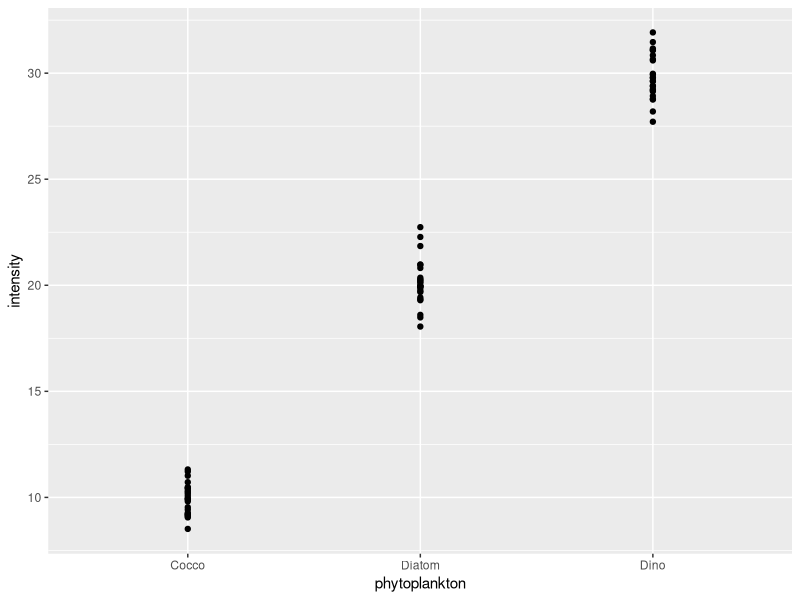
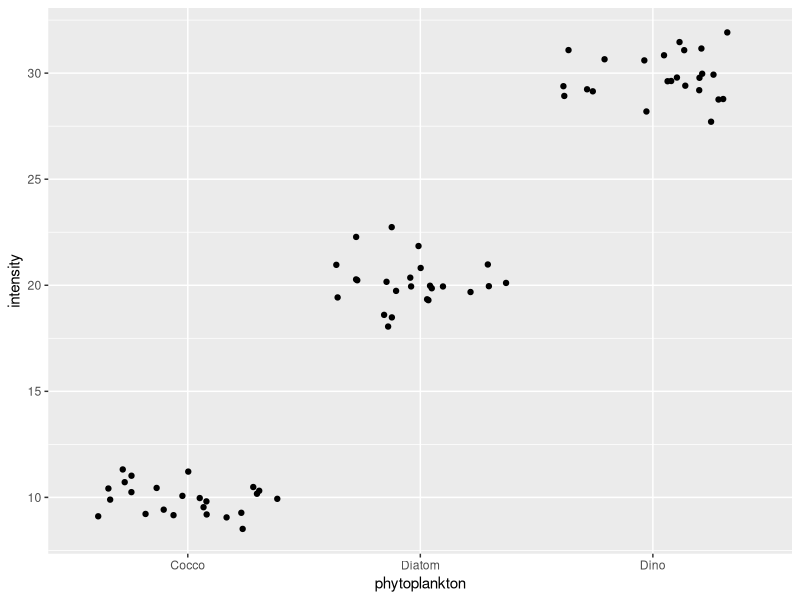
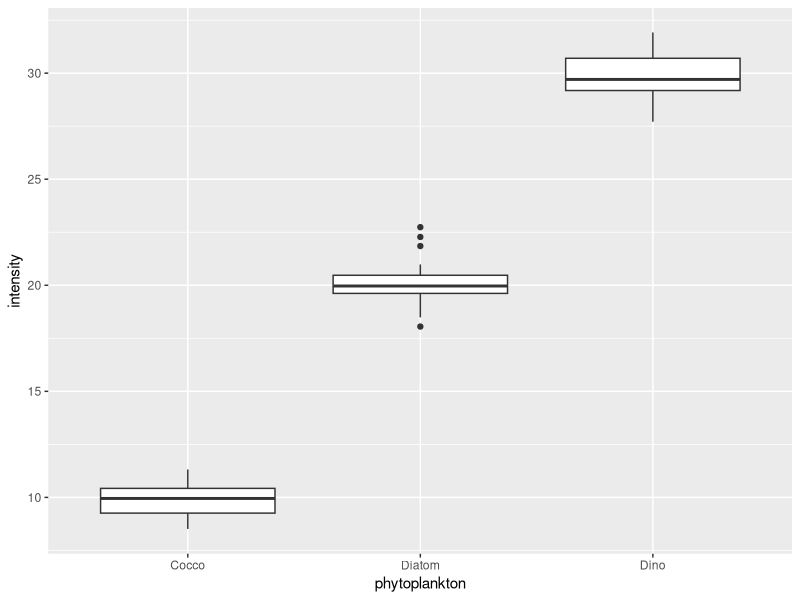
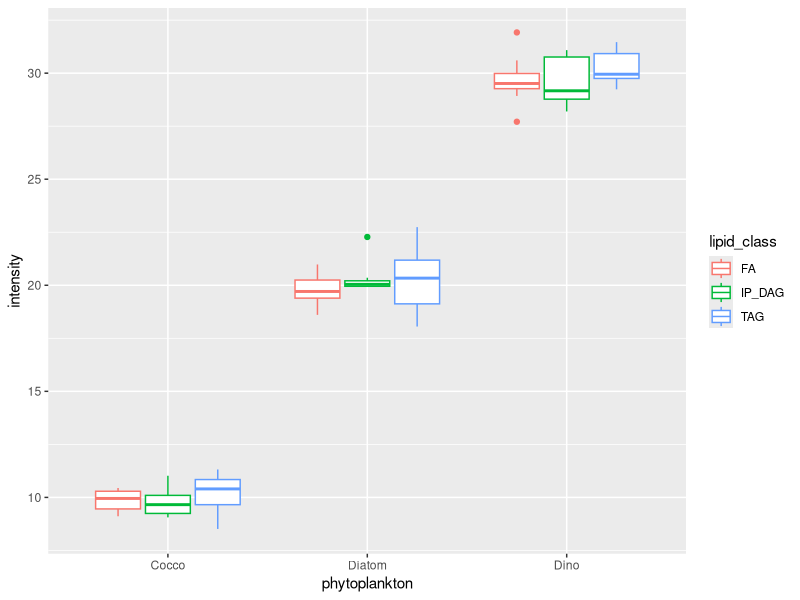
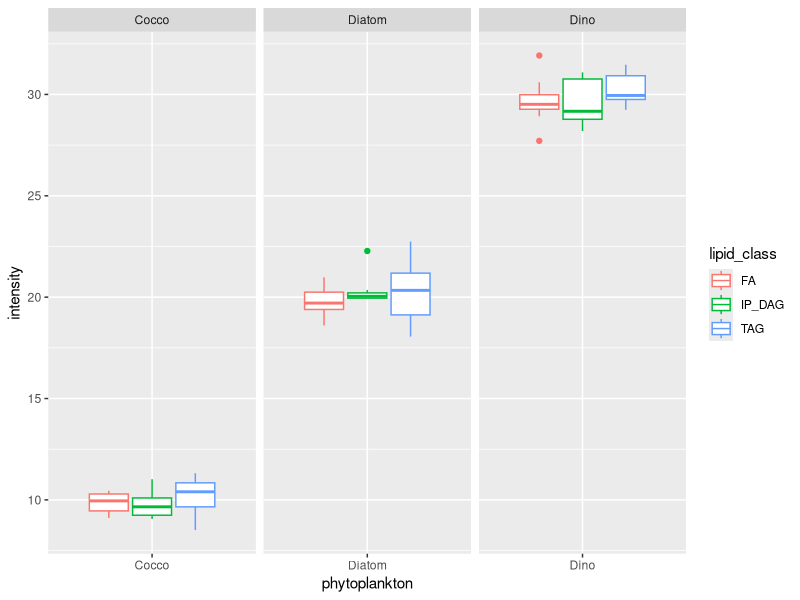
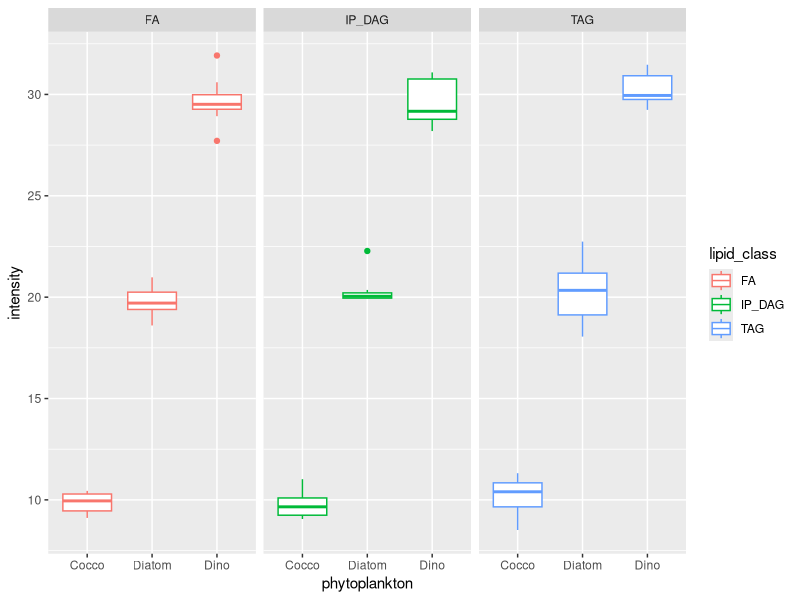
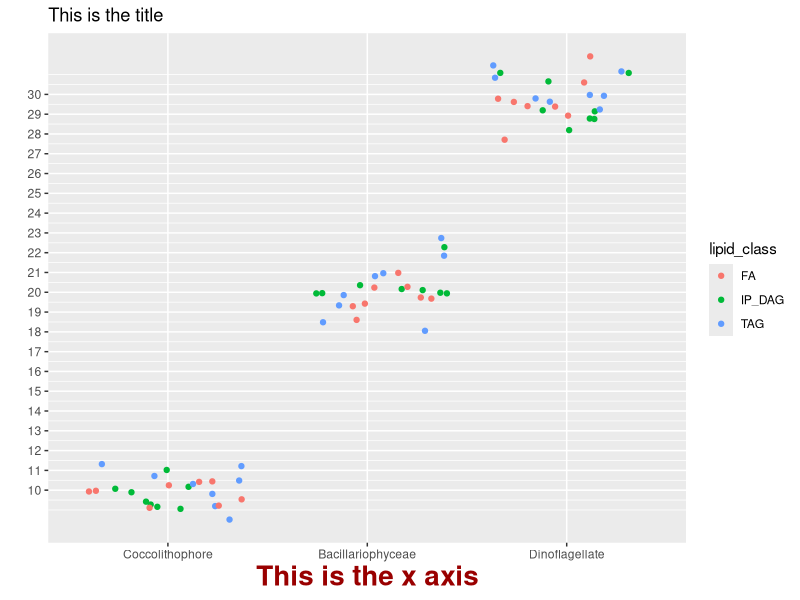
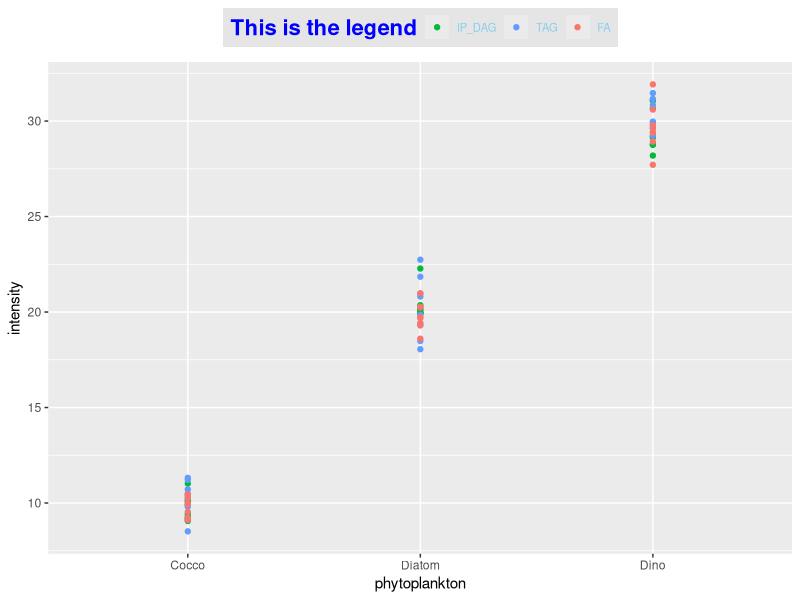

Write R code to recreate these figures, in order.
## ---- chunk 1
knitr::opts_chunk$set(echo = TRUE)
## ---- chunk 2
library(dplyr)
library(ggplot2)
library(reshape2)


#Read in the csv file from the working directory
LOBdata <- read.csv("LOBsetPos.csv")

#Check that it all looks pretty
head(LOBdata)

#Save the names of the dataset as a variable
nms <- names(LOBdata)
## ---- chunk 3
#The long, terrible way: throw out each non-high-confidence annotation one at a time
clean_LOBdata <- filter(LOBdata, LOBdata$C3c!=1)
clean_LOBdata <- filter(clean_LOBdata, C3f!=1)
clean_LOBdata <- filter(clean_LOBdata, C3r!=1)
clean_LOBdata <- filter(clean_LOBdata, C4!=1)
clean_LOBdata <- filter(clean_LOBdata, C5!=1)
clean_LOBdata <- filter(clean_LOBdata, C6a!=1)
clean_LOBdata <- filter(clean_LOBdata, C6b!=1)


#The logical way
clean_LOBdata <- filter(LOBdata, C3c!=1 & C3f!=1 & C3r!=1 & C4!=1 & C5!=1 &
                          C6a!=1 & C6b!=1)
    #The ampersand above is used as an "and" logic operator

#The *almost* dplyr way
clean_LOBdata <- filter(mutate(LOBdata, ConfVals=C3c+C3f+C3r+C4+C5+C6a+C6b),
                        ConfVals==0)

#The dplyr way
clean_LOBdata <- LOBdata %>%
  mutate(ConfVals=C3c+C3f+C3r+C4+C5+C6a+C6b) %>%
  filter(ConfVals==0)
    #The %>% is called a "pipe" and passes output from one function to the 
    #other. This makes the code that would normally be nested much more readable
## ---- chunk 4
clean_LOBdata <- select(clean_LOBdata, 
                        c("match_ID", "lipid_class", "compound_name", "species",
                          "peakgroup_mz", "peakgroup_rt", 12:29))
    #Notice that I'm able to use both column names and the column index to grab
    #these values, rather than needing to list out the Orbi names
## ---- chunk 5
head(clean_LOBdata)
## ---- chunk 6
long_LOBdata <- clean_LOBdata %>%
  melt(id=c("match_ID", "lipid_class", "compound_name", "species", 
            "peakgroup_mz", "peakgroup_rt"), 
       variable.name="sample", value.name = "intensity")

head(long_LOBdata)
## ---- chunk 7
long_LOBdata <- long_LOBdata %>%
  mutate(treatment=paste(regmatches(sample, regexpr("[[:digit:]]+", sample)), "uM"),
         time_point=sub("_", "", paste(regmatches(sample, regexpr("_[[:digit:]]+", sample)), "hours")),
         sample=paste("Orbi_", regmatches(sample, regexpr("04[[:digit:]]+", sample))))
    #Use regular expressions to extract the relevant info from the sample name

head(long_LOBdata)
## ---- chunk 8
#Create some fake data in long format
phytoplankton <- rep(c("Diatom", "Cocco", "Dino"), each=24)
lipid_class <- rep(rep(c("IP_DAG", "TAG", "FA"), each=8), 3)
intensity <- rep(c(20, 10, 30), each=24)+rnorm(72)
df <- data.frame(phytoplankton, lipid_class, intensity)

    #Always a good place to start
ggplot() + geom_point(data = df, aes(x=phytoplankton, y=intensity))

    #Jittering spreads out the data to avoid overlap
ggplot(data = df) + geom_jitter(aes(x=phytoplankton, y=intensity))

    #Boxplots are a nice way to present this data
ggplot(data = df, aes(x=phytoplankton, y=intensity)) + geom_boxplot()
## ---- chunk 9
ggplot(data = df) + geom_boxplot(aes(x=phytoplankton, 
                                     y=intensity, 
                                     color=lipid_class))
## ---- chunk 10
ggplot(data = df) + 
  geom_boxplot(aes(x=phytoplankton, y=intensity, color=lipid_class)) +
  facet_wrap(~phytoplankton, scales = "free_x")

ggplot(data = df) + 
  geom_boxplot(aes(x=phytoplankton, y=intensity, color=lipid_class)) +
  facet_wrap(~lipid_class)
## ---- chunk 11

ggplot() + geom_jitter(data=df, aes(x=phytoplankton, y=intensity, color=lipid_class)) +
  ylab("") + #remove y axis
  xlab("This is the x axis") + #add x axis label
  ggtitle("This is the title") + #add a title
  scale_x_discrete(breaks=c("Diatom", "Cocco", "Dino"), #move x axis around
                   labels=c("Bacillariophyceae", "Coccolithophore", "Dinoflagellate"))+
  scale_y_continuous(breaks = seq(10,30,1)) + #make finer slices in the background
  theme(axis.title.x = element_text(face="bold", colour="#990000", size=20)) #change axis text color
## ---- chunk 12
ggplot(data = df, aes(x=phytoplankton, y=intensity, color=lipid_class)) + 
  geom_point() +
  scale_color_discrete(breaks=c("IP_DAG", "TAG", "FA"),#change the order
                       name="This is the legend") + #change the title
  theme(legend.title = element_text(colour="blue", size=16, face="bold"),
        legend.text = element_text(color = "skyblue", size = 8), #change text colors
  legend.background = element_rect(fill="gray90", size=.5, linetype="dotted"), #add a background
  legend.position = "top") #move it to the top
## ---- chunk 13
ggplot(data = long_LOBdata) + geom_point(aes(x=peakgroup_rt, y=peakgroup_mz,
                                          color=species))

## ---- chunk 14
#First, filter out everything that isn't what we want
species_to_keep <- c("PC", "PE", "PG", "SQDG", "TAG", "DGCC", "DGDG", "DGTS_DGTA")
collins_LOBdata <- filter(long_LOBdata, species%in%species_to_keep)

ggplot(data = collins_LOBdata) + 
  geom_point(aes(x=peakgroup_rt, y=peakgroup_mz, color=species)) +
  ylab("m/z") +
  xlab("Corrected retention time (min)") +
  scale_color_discrete(name="Lipid species") +
  theme(axis.title.y = element_text(face="italic"))
## ---- chunk 15
IPDAGs <- filter(long_LOBdata, lipid_class=="IP_DAG")

#Define custom factor levels so the facets and boxplots are in the right order
IPDAGs$treatment <- factor(IPDAGs$treatment, levels=c("0 uM", "30 uM", "150 uM"))
IPDAGs$time_point <- factor(IPDAGs$time_point, levels = c("4 hours", "8 hours", "24 hours"))

ggplot(data = IPDAGs) + geom_boxplot(aes(x=time_point, y=intensity, color=species)) +
  facet_wrap(~treatment)

#Better way to slice the data:
ggplot(data = IPDAGs) + geom_boxplot(aes(x=time_point, y=intensity, color=treatment)) +
  facet_wrap(~species, scales = "free_y") +
  theme(axis.text.x  = element_text(angle=90, vjust=1)) +
  ylab("Intensity") +
  xlab("Time sampled") +
  ggtitle("All IP-DAGs") +
  scale_color_discrete(name="Peroxide treatment")


ggplot(data = IPDAGs) + geom_boxplot(aes(x=treatment, y=intensity, color=time_point)) +
  facet_wrap(~species, scales = "free_y") +
  theme(axis.text.x  = element_text(angle=90, vjust=1)) +
  ylab("Intensity") +
  xlab("Peroxide treatment") +
  ggtitle("All IP-DAGs") +
  scale_color_discrete(name="Time sampled")

#What's that? An interesting subgroup analysis?

BLLs <- filter(long_LOBdata, species=="BLL")
ggplot(data = IPDAGs) + geom_boxplot(aes(x=treatment, y=intensity, color=time_point)) +
  theme(axis.text.x  = element_text(angle=90, vjust=1)) +
  ylab("Intensity") +
  xlab("Peroxide treatment") +
  ggtitle("BLL subgroup analysis") +
  scale_color_discrete(name="Time sampled")
## ---- chunk 16
fold_samps <- long_LOBdata %>%
  group_by(sample) %>%
  mutate(fold_change = log2(intensity/mean(intensity)))

ggplot(data = fold_samps, aes(x=species, y=sample)) + 
  geom_tile(aes(fill=fold_change), color="white") +
  scale_fill_gradient2(low = "darkorchid4", mid = "grey90", high = "darkgreen", na.value = "grey90") +
  theme(axis.text.x = element_text(angle = 60, hjust = 1)) +
  ylab("Sample number") + xlab("Lipid Species")
## ---- chunk 17
norm.rel.IPDAGs <- IPDAGs %>%
  group_by(sample) %>%
  mutate(proportion=(intensity/sum(intensity))*100)

#Aaaaand replot.
norm.rel.IPDAGs %>% group_by(sample) %>%
  ggplot(aes(x=sample, y=proportion)) + 
  geom_bar(aes(fill=species), stat = "identity") +
  theme(axis.text.x = element_text(angle = 60, hjust = 1)) +
  ylab("Relative proportion") + xlab("Sample") +
  scale_fill_discrete(name="Lipid Species") +
  ggtitle("IP-DAGs in the PtH2O2lipids Dataset")
